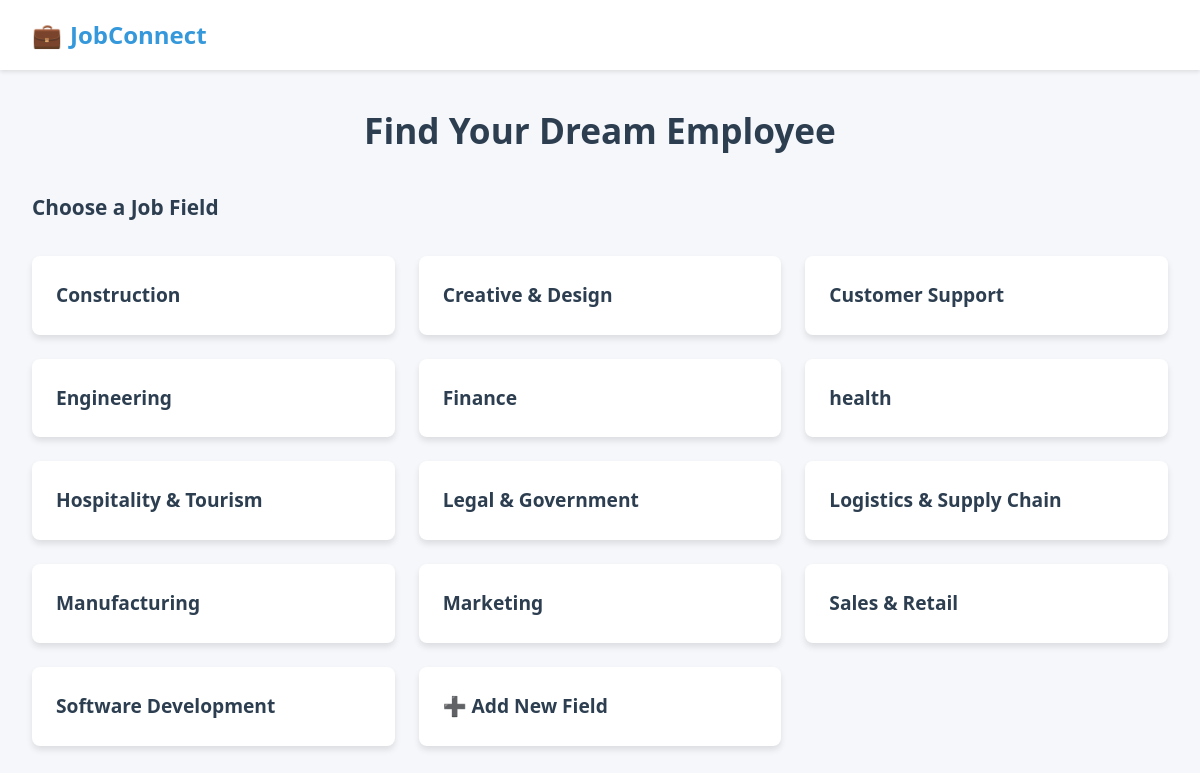
Page /employee/fields.php on the committed database.
### tables this page shows
CREATE TABLE `field` (
  `field_id` int(11) NOT NULL,
  `field_name` varchar(255) NOT NULL
);

### employee/fields.php (the view, shortened to what this page needs)
<?php
$conn = new mysqli("localhost", "root", "", "jobconnect");
$sql = "SELECT field_id, field_name FROM field";
$result = $conn->query($sql);
?>
<!DOCTYPE html>
<html lang="en">
<head>
    <link href="../customer/customerhome.css" rel="stylesheet">
</head>
<body>
    <header class="main-header">
        <div class="header-container">
            <div class="logo-container">
                <a href="customerhome.php" class="brand-logo">
                    <span class="icon">💼</span>
                    <span>JobConnect</span>
                </a>
            </div>
        </div>
    </header>
    <main class="main-content">
        <div class="page-header-content">
            <h1 class="page-title">Find Your Dream Employee</h1>
        </div>
        <section>
            <h2 class="section-title">Choose a Job Field</h2>
            <div class="job-grid-container">
                <div class="job-grid">
                    <?php
                    if ($result->num_rows > 0) {
                        while ($row = $result->fetch_assoc()) {
                            echo '<a href="jobapp.php?field_id=' . urlencode($row["field_id"]) . '" class="job-card-link">';
                            echo '<div class="job-card">';
                            echo '<span class="icon-large">' . htmlspecialchars($row["field_name"]) . '</span>';
                            echo '</div></a>';
                        }
                    } else {
                        echo "<p>No job fields found.</p>";
                    }
                    ?>
                    <a href="fieldreq.php" class="job-card-link">
                        <div class="job-card add-new-field">
                            <span class="icon-large">➕ Add New Field</span>
                        </div>
                    </a>
                </div>
            </div>
        </section>
    </main>
</body>
</html>

### customer/customerhome.css (style rules this page uses)
:root { --primary-color: #3498db; --primary-dark: #2980b9; --secondary-color: #2c3e50; --success-color: #2ecc71; --danger-color: #e74c3c; --warning-color: #f39c12; --text-color: #333333; --light-text: #7f8c8d; --bg-color: #f5f7fa; --card-bg: #ffffff; --border-color: #dfe4ea; --shadow: 0 4px 6px rgba(0, 0, 0, 0.1); --radius: 8px; --transition: all 0.3s ease; }
* { box-sizing: border-box; margin: 0; padding: 0; }
body { font-family: 'Segoe UI', Tahoma, Geneva, Verdana, sans-serif; background-color: var(--bg-color); color: var(--text-color); line-height: 1.6; }
.main-header { background-color: var(--card-bg); box-shadow: 0 2px 4px rgba(0, 0, 0, 0.1); position: sticky; top: 0; z-index: 100; }
.header-container { display: flex; justify-content: space-between; align-items: center; padding: 1rem 2rem; max-width: 1200px; margin: 0 auto; }
.logo-container { display: flex; align-items: center; }
.brand-logo { display: flex; align-items: center; text-decoration: none; color: var(--primary-color); font-weight: bold; font-size: 1.5rem; }
.brand-logo .icon { margin-right: 0.5rem; font-size: 1.5rem; }
.main-content { max-width: 1200px; margin: 0 auto; padding: 2rem; }
.page-header-content { margin-bottom: 2rem; text-align: center; }
.page-title { font-size: 2.2rem; color: var(--secondary-color); margin-bottom: 1rem; }
.section-title { font-size: 1.5rem; color: var(--secondary-color); margin-bottom: 1.5rem; text-align: center; }
.job-grid-container { margin-top: 2rem; }
.job-grid { display: grid; grid-template-columns: repeat(auto-fill, minmax(280px, 1fr)); gap: 1.5rem; }
.job-card-link { text-decoration: none; color: inherit; display: block; transition: var(--transition); }
.job-card { background-color: var(--card-bg); border-radius: var(--radius); box-shadow: var(--shadow); padding: 1.5rem; transition: var(--transition); height: 100%; }
.icon-large { font-size: 1.2rem; font-weight: 600; color: var(--secondary-color); }
.section-title { font-size: 1.3rem; color: var(--secondary-color); margin-bottom: 1.5rem; text-align: left; }

### rows in the picture
field: field_name "Construction"
field: field_name "Creative & Design"
field: field_name "Customer Support"
field: field_name "Engineering"
field: field_name "Finance"
field: field_name "health"
field: field_name "Hospitality & Tourism"
field: field_name "Legal & Government"
field: field_name "Logistics & Supply Chain"
field: field_name "Manufacturing"
field: field_name "Marketing"
field: field_name "Sales & Retail"
field: field_name "Software Development"
